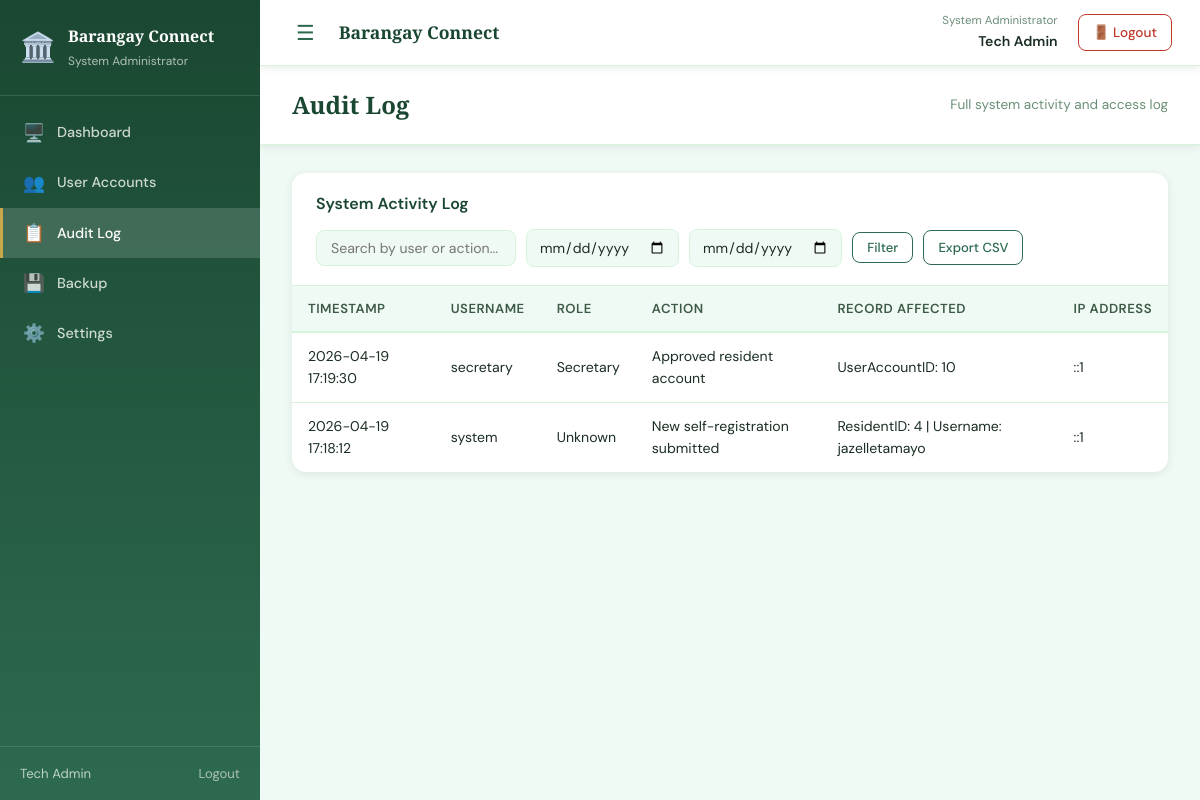
The page /sysadmin/audit_log.php (signed in) on the database as committed earlier.
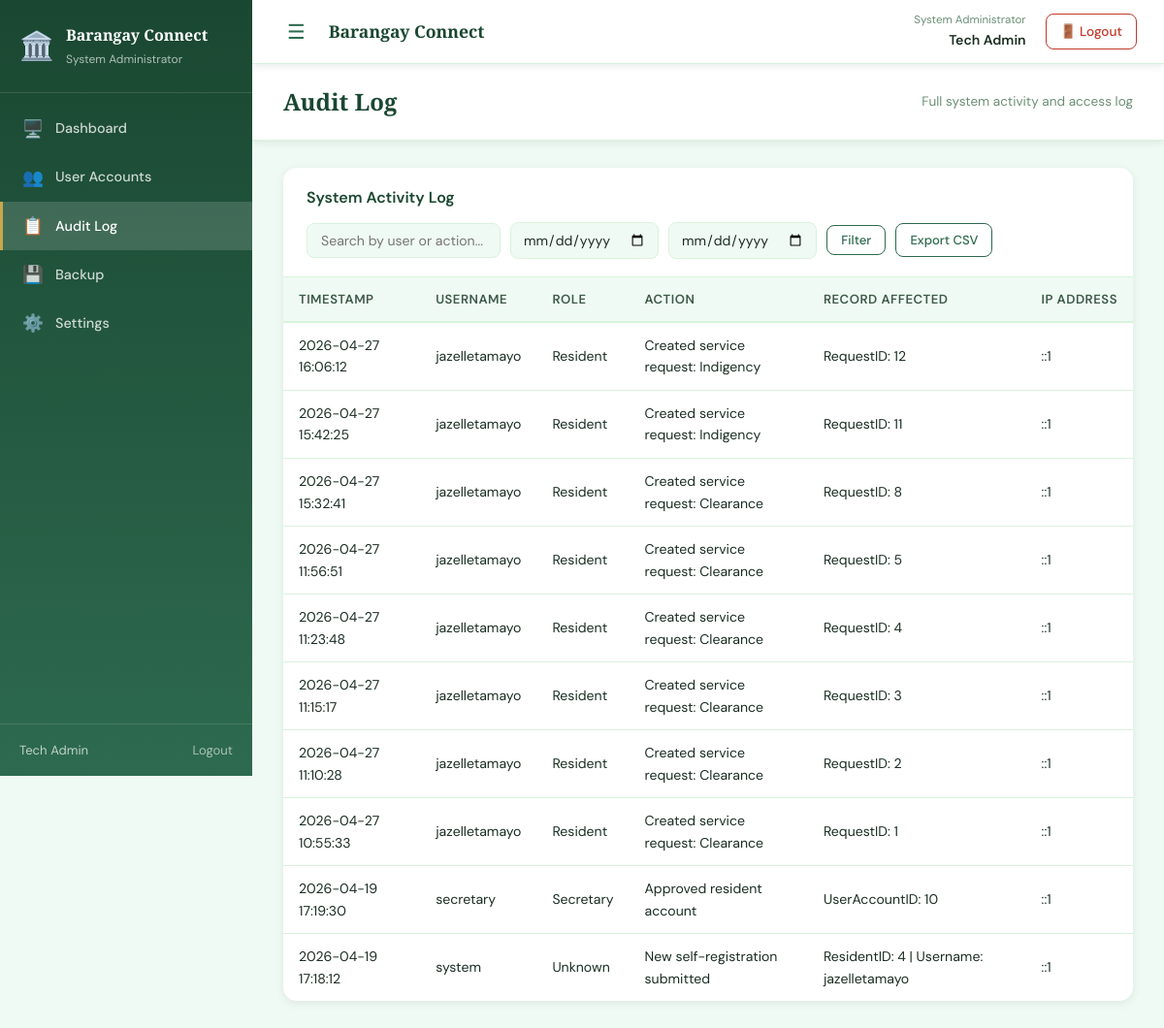
The same page on the database as committed later.
### tables this page shows
CREATE TABLE `auditlog` (
  `LogID` int(11) NOT NULL,
  `UserAccountID` int(11) DEFAULT NULL,
  `Username` varchar(100) DEFAULT NULL,
  `Role` varchar(50) DEFAULT NULL,
  `Action` varchar(255) NOT NULL,
  `RecordAffected` varchar(100) DEFAULT NULL,
  `IPAddress` varchar(45) DEFAULT NULL,
  `LoggedAt` datetime DEFAULT current_timestamp()
);

### sysadmin/audit_log.php (the view, shortened to what the changed rows need)
<?php
require_once '../config/db.php';
$where  = ['1=1'];
$params = [];
$sql = "SELECT a.LogID AS id, a.LoggedAt AS created_at, a.Action AS action,
               a.RecordAffected AS record_affected, a.IPAddress AS ip_address,
               a.Username AS username, a.Role AS role
        FROM   auditlog a
        WHERE  " . implode(' AND ', $where) . "
        ORDER  BY a.LoggedAt DESC
        LIMIT  200";
$stmt = $pdo->prepare($sql);
$stmt->execute($params);
$logs = $stmt->fetchAll(PDO::FETCH_ASSOC);
include '../includes/header.php';
?>
<div class="app-layout">
    <?php include '../includes/sidebar.php'; ?>
    <main class="main-content">
        <div class="page-header">
            <h1>Audit Log</h1>
        </div>
        <div class="page-body">
            <div class="card">
                <table class="data-table">
                    <thead>
                        <tr>
                            <th>Timestamp</th>
                            <th>Username</th>
                            <th>Role</th>
                            <th>Action</th>
                            <th>Record Affected</th>
                            <th>IP Address</th>
                        </tr>
                    </thead>
                    <tbody>
                        <?php if (empty($logs)): ?>
                            <tr>
                                <td colspan="6" class="empty-row">No log entries found.</td>
                            </tr>
                        <?php else: ?>
                            <?php foreach ($logs as $log): ?>
                                <tr>
                                    <td><?= htmlspecialchars($log['created_at']) ?></td>
                                    <td><?= htmlspecialchars($log['username']        ?? '—') ?></td>
                                    <td><?= htmlspecialchars(ucfirst($log['role'])   ?? '—') ?></td>
                                    <td><?= htmlspecialchars($log['action']) ?></td>
                                    <td><?= htmlspecialchars($log['record_affected'] ?? '—') ?></td>
                                    <td><?= htmlspecialchars($log['ip_address']      ?? '—') ?></td>
                                </tr>
                            <?php endforeach; ?>
                        <?php endif; ?>
                    </tbody>
                </table>
            </div>
        </div>
    </main>
</div>
<?php include '../includes/footer.php'; ?>

### includes/sidebar.php (shortened to what the changed rows need)
<?php
$role    = $_SESSION['role'] ?? '';
$current = $_SERVER['PHP_SELF'];
function nav_link(string $href, string $icon, string $label, string $current): string
{
    $active = (strpos($current, basename($href)) !== false) ? 'active' : '';
    return "
        <a href=\"$href\" class=\"nav-link $active\">
            <span class=\"nav-icon\">$icon</span>
            $label
        </a>";
}
?>
<aside class="sidebar">
    <nav class="sidebar-nav">
        <?php foreach ($menus[$role] ?? [] as $item): ?>
            <?= nav_link($item['href'], $item['icon'], $item['label'], $current) ?>
        <?php endforeach; ?>
    </nav>
</aside>

Rows that differ between the two databases and show on the page:
added auditlog: LoggedAt "2026-04-27 16:06:12", Username "jazelletamayo", Role "Resident", Action "Created service request: Indigency", RecordAffected "RequestID: 12", IPAddress "::1"
added auditlog: LoggedAt "2026-04-27 15:42:25", Username "jazelletamayo", Role "Resident", Action "Created service request: Indigency", RecordAffected "RequestID: 11", IPAddress "::1"
added auditlog: LoggedAt "2026-04-27 15:32:41", Username "jazelletamayo", Role "Resident", Action "Created service request: Clearance", RecordAffected "RequestID: 8", IPAddress "::1"
added auditlog: LoggedAt "2026-04-27 11:56:51", Username "jazelletamayo", Role "Resident", Action "Created service request: Clearance", RecordAffected "RequestID: 5", IPAddress "::1"
added auditlog: LoggedAt "2026-04-27 11:23:48", Username "jazelletamayo", Role "Resident", Action "Created service request: Clearance", RecordAffected "RequestID: 4", IPAddress "::1"
added auditlog: LoggedAt "2026-04-27 11:15:17", Username "jazelletamayo", Role "Resident", Action "Created service request: Clearance", RecordAffected "RequestID: 3", IPAddress "::1"
added auditlog: LoggedAt "2026-04-27 11:10:28", Username "jazelletamayo", Role "Resident", Action "Created service request: Clearance", RecordAffected "RequestID: 2", IPAddress "::1"
added auditlog: LoggedAt "2026-04-27 10:55:33", Username "jazelletamayo", Role "Resident", Action "Created service request: Clearance", RecordAffected "RequestID: 1", IPAddress "::1"
